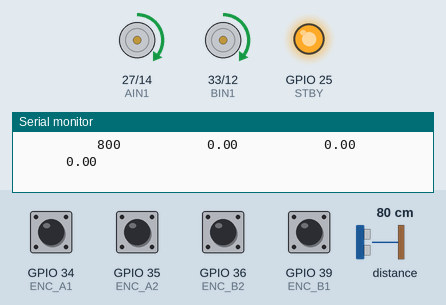
This sketch was run on a simulated ESP32. On the bench: motor-driver pin pairs drawn as motors (green arrow = first pin HIGH = forward, orange = second pin HIGH = backward, longer = more drive, scaled by the enable pin, stopped while the standby pin is LOW), output pins drawn as LEDs (lit = HIGH), the last lines printed to the serial monitor. Inputs (shaded band) come from the test bench; at power-on: GPIO 34 (ENC_A1), GPIO 35 (ENC_A2), GPIO 36 (ENC_B2), GPIO 39 (ENC_B1) HIGH, distance to the obstacle 80 cm.

Above: at 1.3 s.
1.4 s: distance to the obstacle set to 33 cm
2.9 s: distance to the obstacle set to 29 cm
At 4.2 s:
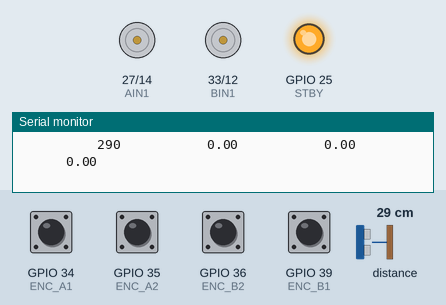
Timing chart, 0 to 5.9 s (numbered marks = the images above; inputs shaded):
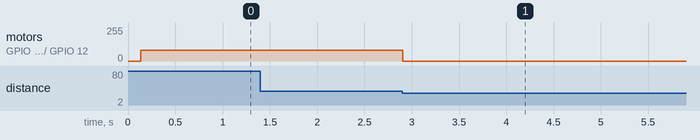

Measured:
- the behaviour switches between 31 and 30 cm on distance to the obstacle (found by bisection; images 0 and 1)
- after the input at 2.9 s, motor on GPIO 27 (AIN1) / GPIO 14 (AIN2), motor on GPIO 33 (BIN1) / GPIO 12 (BIN2): forward 80/255 → stopped at once

The sketch:

Encoder_TOF_Calibration.ino
```cpp
#include <Arduino.h>
#include <Wire.h>
#include <Adafruit_VL53L0X.h>

// ── Robot physical constants ──────────────────────────────────────────────────
#define WHEEL_DIAMETER_MM   44.0f
#define WHEEL_BASE_MM       134.0f
#define WHEEL_CIRCUM_MM     138.230f

// ── Calibrated encoder constants ──────────────────────────────────────────────
#define MM_PER_TICK_A       0.049773f
#define MM_PER_TICK_B       0.045400f
#define TICKS_PER_MM_A      20.0911f
#define TICKS_PER_MM_B      19.8411f

// ── Safety threshold ──────────────────────────────────────────────────────────
#define TOF_STOP_MM         300
#define TOF_INTERVAL_MS     50
#define PRINT_INTERVAL_MS   100

// ── Motor pins ────────────────────────────────────────────────────────────────
#define PWMA   26
#define AIN1   27
#define AIN2   14
#define PWMB   32
#define BIN1   33
#define BIN2   12
#define STBY   25

#define PWM_FREQ   20000
#define PWM_RES    8

// ── Encoder pins ──────────────────────────────────────────────────────────────
#define ENC_A1  34
#define ENC_A2  35
#define ENC_B1  39
#define ENC_B2  36

// ── Cruise PWM (180 - 20% = 144) ─────────────────────────────────────────────
#define CRUISE_PWM  80

// ── Structs ───────────────────────────────────────────────────────────────────
struct Odometry {
  float x         = 0;
  float y         = 0;
  float heading   = 0;
  float distTotal = 0;
};

struct WheelSpeed {
  float rpmA;
  float rpmB;
  float mmpsA;
  float mmpsB;
};

// ── Encoder state ─────────────────────────────────────────────────────────────
volatile long countA = 0;
volatile long countB = 0;
volatile int  lastA  = 0;
volatile int  lastB  = 0;

// ── Globals ───────────────────────────────────────────────────────────────────
Odometry      odom;
long          prevA         = 0;
long          prevB         = 0;
unsigned long speedPrevTime = 0;
long          speedPrevA    = 0;
long          speedPrevB    = 0;

Adafruit_VL53L0X lox;
uint16_t      tofDistance   = 9999;
uint16_t      tofStart      = 0;
unsigned long lastTofRead   = 0;
unsigned long lastPrint     = 0;

bool          robotRunning  = false;
bool          stoppedByTof  = false;

// ── ISRs ──────────────────────────────────────────────────────────────────────
void IRAM_ATTR encoderA_ISR() {
  int a = digitalRead(ENC_A1);
  int b = digitalRead(ENC_A2);
  int encoded = (a << 1) | b;
  int sum = (lastA << 2) | encoded;
  if (sum == 13 || sum == 4 || sum == 2 || sum == 11) countA++;
  if (sum == 14 || sum == 7 || sum == 1 || sum == 8)  countA--;
  lastA = encoded;
}

void IRAM_ATTR encoderB_ISR() {
  int a = digitalRead(ENC_B1);
  int b = digitalRead(ENC_B2);
  int encoded = (a << 1) | b;
  int sum = (lastB << 2) | encoded;
  if (sum == 13 || sum == 4 || sum == 2 || sum == 11) countB++;
  if (sum == 14 || sum == 7 || sum == 1 || sum == 8)  countB--;
  lastB = encoded;
}

// ── Motor control ─────────────────────────────────────────────────────────────
void motorsForward(int pwm) {
  digitalWrite(AIN1, HIGH); digitalWrite(AIN2, LOW);
  digitalWrite(BIN1, HIGH); digitalWrite(BIN2, LOW);
  ledcWrite(PWMA, pwm);
  ledcWrite(PWMB, pwm);
}

void motorsStop() {
  ledcWrite(PWMA, 0);
  ledcWrite(PWMB, 0);
}

// ── Helpers ───────────────────────────────────────────────────────────────────
void resetAll() {
  noInterrupts();
  countA = 0; countB = 0;
  interrupts();
  prevA = 0; prevB = 0;
  odom  = {0, 0, 0, 0};
}

void updateOdometry() {
  noInterrupts();
  long snapA = countA;
  long snapB = countB;
  interrupts();

  long dA = snapA - prevA;
  long dB = snapB - prevB;
  prevA = snapA;
  prevB = snapB;

  float dL = dA * MM_PER_TICK_A;
  float dR = dB * MM_PER_TICK_B;

  float dCentre = (dL + dR) / 2.0f;
  float dTheta  = (dR - dL) / WHEEL_BASE_MM;

  float hRad = odom.heading * DEG_TO_RAD;
  odom.x        += dCentre * cosf(hRad + dTheta / 2.0f);
  odom.y        += dCentre * sinf(hRad + dTheta / 2.0f);
  odom.heading  += dTheta * RAD_TO_DEG;
  odom.distTotal += fabsf(dCentre);

  if (odom.heading >  180.0f) odom.heading -= 360.0f;
  if (odom.heading < -180.0f) odom.heading += 360.0f;
}

WheelSpeed getWheelSpeed() {
  unsigned long now = millis();
  float dt = (now - speedPrevTime) / 1000.0f;
  if (dt < 0.01f) return {0, 0, 0, 0};

  noInterrupts();
  long sA = countA;
  long sB = countB;
  interrupts();

  float mmpsA = ((sA - speedPrevA) * MM_PER_TICK_A) / dt;
  float mmpsB = ((sB - speedPrevB) * MM_PER_TICK_B) / dt;

  speedPrevA    = sA;
  speedPrevB    = sB;
  speedPrevTime = now;

  return { (mmpsA / WHEEL_CIRCUM_MM) * 60.0f,
           (mmpsB / WHEEL_CIRCUM_MM) * 60.0f,
           mmpsA, mmpsB };
}

void printHeader() {
  Serial.println();
  Serial.println(" ToF_Dist(mm)  EncA_Dist(mm)  EncB_Dist(mm)  Avg_Enc_Dist(mm)");
  Serial.println("-----------------------------------------------------------------");
}

// ── Setup ─────────────────────────────────────────────────────────────────────
void setup() {
  Serial.begin(115200);
  while (!Serial) delay(10);

  Wire.begin(21, 22);
  Wire.setClock(400000);

  pinMode(AIN1, OUTPUT); pinMode(AIN2, OUTPUT);
  pinMode(BIN1, OUTPUT); pinMode(BIN2, OUTPUT);
  pinMode(STBY, OUTPUT);
  digitalWrite(STBY, HIGH);
  ledcAttach(PWMA, PWM_FREQ, PWM_RES);
  ledcAttach(PWMB, PWM_FREQ, PWM_RES);
  motorsStop();

  pinMode(ENC_A1, INPUT); pinMode(ENC_A2, INPUT);
  pinMode(ENC_B1, INPUT); pinMode(ENC_B2, INPUT);
  attachInterrupt(digitalPinToInterrupt(ENC_A1), encoderA_ISR, CHANGE);
  attachInterrupt(digitalPinToInterrupt(ENC_A2), encoderA_ISR, CHANGE);
  attachInterrupt(digitalPinToInterrupt(ENC_B1), encoderB_ISR, CHANGE);
  attachInterrupt(digitalPinToInterrupt(ENC_B2), encoderB_ISR, CHANGE);

  if (!lox.begin()) {
    Serial.println("ERR: VL53L0X not found!");
    while (1);
  }

  delay(100);
  VL53L0X_RangingMeasurementData_t m;
  lox.rangingTest(&m, false);
  tofStart    = (m.RangeStatus != 4) ? m.RangeMilliMeter : 9999;
  tofDistance = tofStart;

  resetAll();
  speedPrevTime = millis();

  robotRunning = true;
  motorsForward(CRUISE_PWM);

  Serial.println("========================================");
  Serial.println("  ENCODER + TOF DRIVE SYSTEM");
  Serial.printf ("  Stop threshold : %d mm (%.0f cm)\n", TOF_STOP_MM, TOF_STOP_MM / 10.0f);
  Serial.printf ("  Cruise PWM     : %d / 255\n", CRUISE_PWM);
  Serial.printf ("  ToF at start   : %d mm\n", tofStart);
  Serial.println("========================================");
  printHeader();
}

// ── Loop ──────────────────────────────────────────────────────────────────────
void loop() {
  unsigned long now = millis();

  // ── ToF read ────────────────────────────────────────────────────────────────
  if (now - lastTofRead >= TOF_INTERVAL_MS) {
    lastTofRead = now;

    VL53L0X_RangingMeasurementData_t measure;
    lox.rangingTest(&measure, false);
    if (measure.RangeStatus != 4) {
      tofDistance = measure.RangeMilliMeter;
    }

    if (robotRunning && tofDistance <= TOF_STOP_MM) {
      robotRunning = false;
      stoppedByTof = true;
      motorsStop();

      noInterrupts();
      long sA = countA;
      long sB = countB;
      interrupts();
      float mmA  = sA * MM_PER_TICK_A;
      float mmB  = sB * MM_PER_TICK_B;
      float avg  = (mmA + mmB) / 2.0f;

      Serial.printf("\n!! OBSTACLE at %d mm — STOPPED\n", tofDistance);
      Serial.printf("   EncA: %.2f mm  EncB: %.2f mm  Avg: %.2f mm\n", mmA, mmB, avg);
      printHeader();
    }
  }

  // ── Odometry ─────────────────────────────────────────────────────────────────
  updateOdometry();

  // ── Print ─────────────────────────────────────────────────────────────────────
  if (now - lastPrint >= PRINT_INTERVAL_MS) {
    lastPrint = now;

    getWheelSpeed();   // keep speed internals ticking even though not printed

    noInterrupts();
    long sA = countA;
    long sB = countB;
    interrupts();

    float mmA = sA * MM_PER_TICK_A;
    float mmB = sB * MM_PER_TICK_B;
    float avg = (mmA + mmB) / 2.0f;

    Serial.printf("%13d  %13.2f  %13.2f  %16.2f\n",
      tofDistance,
      mmA,
      mmB,
      avg
    );
  }

  delay(2);
}
```
